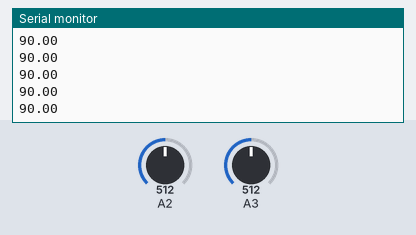
This sketch was run on a simulated Arduino Uno, built with avr-gcc and run on an emulated ATmega328P. On the bench: the last lines printed to the serial monitor. The inputs (shaded band) are chosen by the test bench; at power-on: A2 = 512, A3 = 512.

Above: at 1.2 s.
1.3 s: A2 set to 716
At 2.2 s:
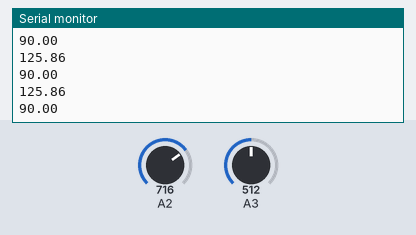
2.8 s: A3 set to 716
At 3.6 s:
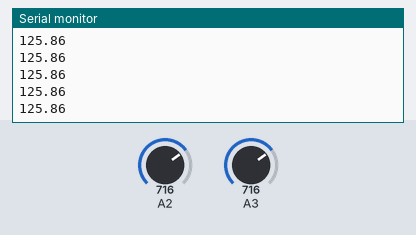
4.3 s: A2 set to 900
At 5.3 s:
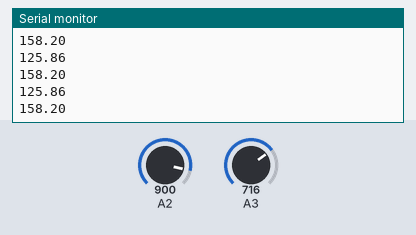
5.8 s: A3 set to 511
At 6.5 s:
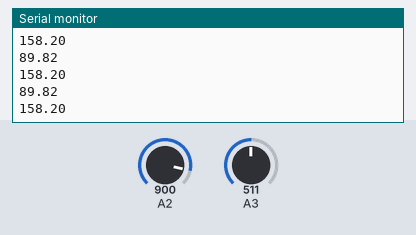
Timing chart, 0 to 8.3 s (numbered marks = the images above; inputs shaded):
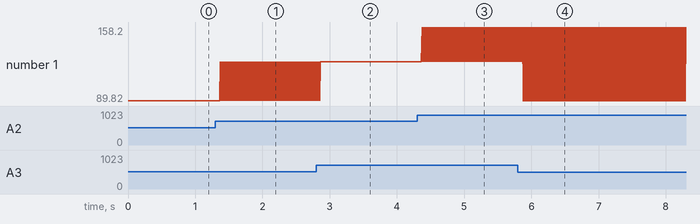

The sketch:

test_read.ino
```cpp
void setup() {
  // put your setup code here, to run once:
  Serial.begin(9600);

}

void loop() {
  // put your main code here, to run repeatedly:
Serial.println(float(analogRead(A3))*180.0/1024.0);
Serial.println(float(analogRead(A2))*180.0/1024.0);
Serial.println("");
}
```

Measured:
- after the input at 1.3 s, the serial monitor: prints a new line after 0.07 s (image 1)
- after the input at 4.3 s, the serial monitor: prints a new line after 0.07 s (image 3)
- after the input at 5.8 s, the serial monitor: prints a new line after 0.08 s (image 4)
- plotted number 1: 125.86 → 158.2 after the input at 4.3 s
